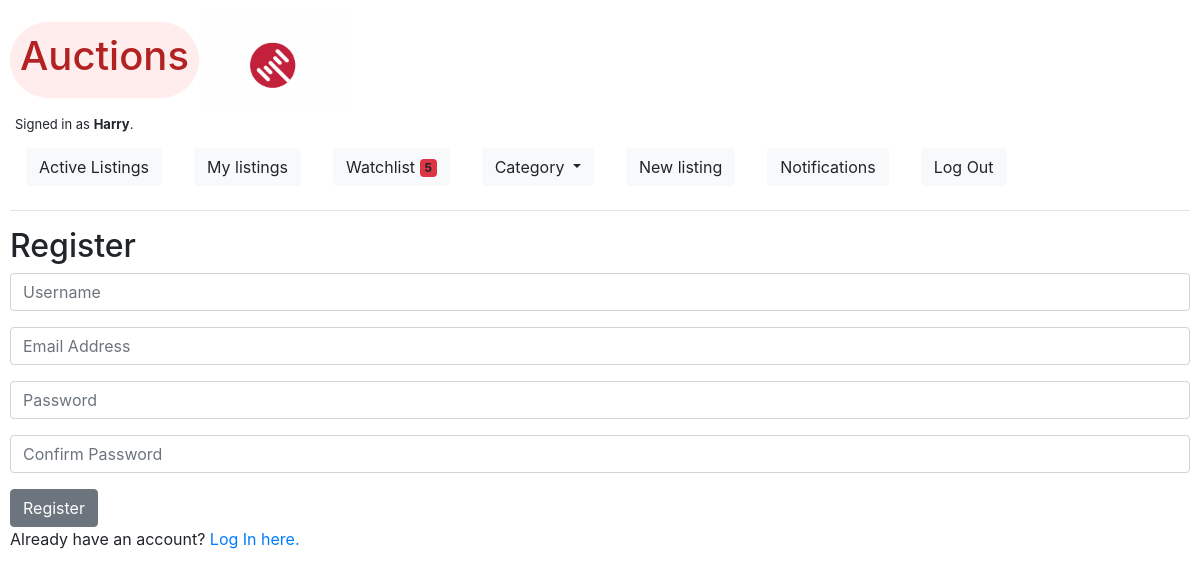
Before: /register (signed in) with the older database file.
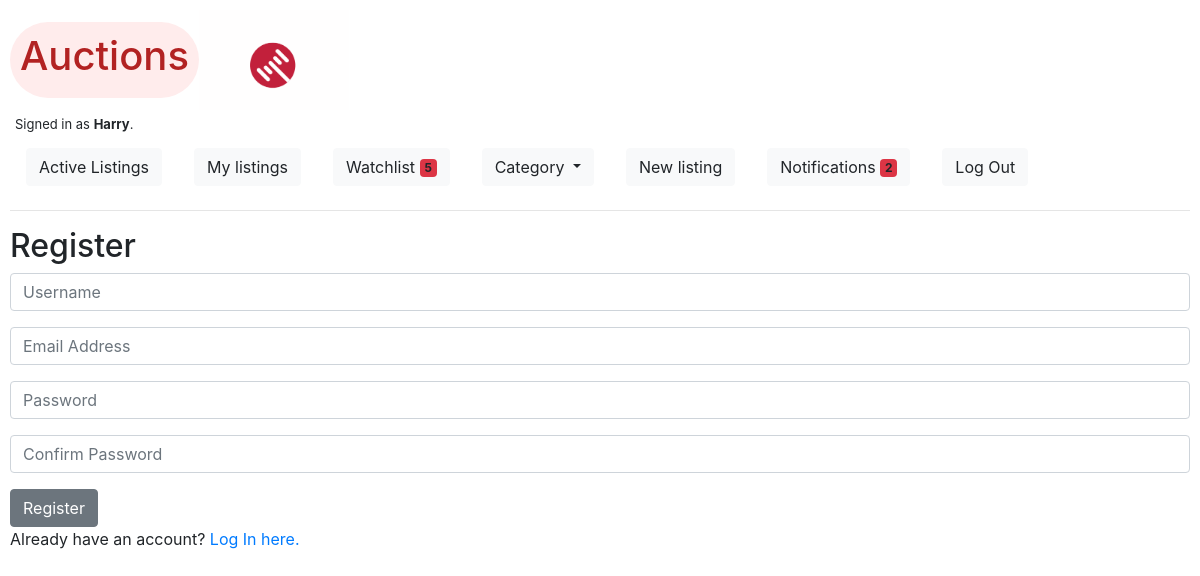
After: the same page with the newer database file.
### auctions/models.py (models this page shows)
class User(AbstractUser):
    pass

### auctions/views.py (the view)
# urls.py: path("register", views.register, name="register"),
def register(request):
    if request.method == "POST":
        username = request.POST["username"]
        email = request.POST["email"]
        password = request.POST["password"]
        confirmation = request.POST["confirmation"]
        if password != confirmation:
            return render(request, "auctions/register.html", {
                "message": "Passwords must match."
            })
        try:
            user = User.objects.create_user(username, email, password)
            user.save()
        except IntegrityError:
            return render(request, "auctions/register.html", {
                "message": "Username already taken."
            })
        login(request, user)
        return HttpResponseRedirect(reverse("index"))
    else:
        return render(request, "auctions/register.html")

### auctions/templates/auctions/register.html (shortened to what this page needs)
{% extends "auctions/layout.html" %}
{% block body %}
    <h2>Register</h2>
    <form action="{% url 'register' %}" method="post">
        <div class="form-group">
            <input class="form-control" autofocus type="text" name="username" placeholder="Username">
        </div>
        <div class="form-group">
            <input class="form-control" type="email" name="email" placeholder="Email Address">
        </div>
        <div class="form-group">
            <input class="form-control" type="password" name="password" placeholder="Password">
        </div>
        <div class="form-group">
            <input class="form-control" type="password" name="confirmation" placeholder="Confirm Password">
        </div>
        <input class="btn btn-secondary" type="submit" value="Register">
    </form>
    Already have an account? <a href="{% url 'login' %}">Log In here.</a>
{% endblock %}

### auctions/templates/auctions/layout.html (shortened to what this page needs)
{% load static %}
<!DOCTYPE html>
<html lang="en">
    <head>
        <link rel="stylesheet" href="https://stackpath.bootstrapcdn.com/bootstrap/4.4.1/css/bootstrap.min.css">
        <link rel="stylesheet" href="{% static 'auctions/styles.css' %}">
        <link rel="stylesheet" href="{% static 'auctions/color.css' %}">
        <script src="https://cdn.jsdelivr.net/npm/bootstrap@5.0.0-beta1/dist/js/bootstrap.min.js"></script>    </head>
    <body class="auctions">
        <div class="title">
            <div id="auction_logo"><h1>Auctions</h1></div>
            <div class="gif"></div>
        </div>
        <div id="is_authenticated">
            {% if user.is_authenticated %}
                Signed in as <strong>{{ user.username }}</strong>.
            {% else %}
                Not signed in.
            {% endif %}
        </div>
        <ul class="nav">
                <li class="nav-item">
                    <a class="nav-link" href="{% url 'index' %}">
                        <button type="button" class="btn btn-light">
                            Active Listings
                        </button>
                    </a>
                </li>
                {% if user.is_authenticated %}
                    <li class="nav-item">
                        <a class="nav-link" href="{% url 'my_listings' %}">
                            <button type="button" class="btn btn-light">
                                My listings
                            </button>
                        </a>
                    </li>
                    <li class="nav-item">
                        <a class="nav-link" href="{% url 'watchlist' %}">
                            <button type="button" class="btn btn-light">
                                Watchlist <span class="badge bg-danger">{% if request.user.watch.count != 0 %} {{ request.user.watch.count }} {% endif %}</span>
                              </button></a>
                    </li>
                    <li class="nav-item">
                        <div class="nav-link">
                            <a class="btn btn-light dropdown-toggle" href="#" role="button" id="dropdownMenuLink" data-toggle="dropdown" aria-haspopup="true" aria-expanded="false">
                            Category
                            </a>
                        </div>
                    </li>
                    <li class="nav-item">
                        <a class="nav-link" href="{% url 'new_listing' %}">
                            <button type="button" class="btn btn-light">
                                New listing
                            </button>
                        </a>
                    </li>
                    <li class="nav-item">
                        <a class="nav-link" href="{% url 'notifications' %}">
                            <button type="button" class="btn btn-light">
                                Notifications <span class="badge bg-danger">{% if request.user.notifications.count != 0 %} {{ request.user.notifications.count }} {% endif %}</span>
                              </button></a>
                    </li>
                    <li class="nav-item">
                        <a class="nav-link" href="{% url 'logout' %}">
                            <button type="button" class="btn btn-light">
                                Log Out
                            </button>
                        </a>
                    </li>
                {% endif %}
        </ul>
        <hr>
        {% block body %}
        {% endblock %}
    </body>
</html>

Changed rows visible on the page:
changed User "Harry": user.notifications.count (not shown) → "2"
